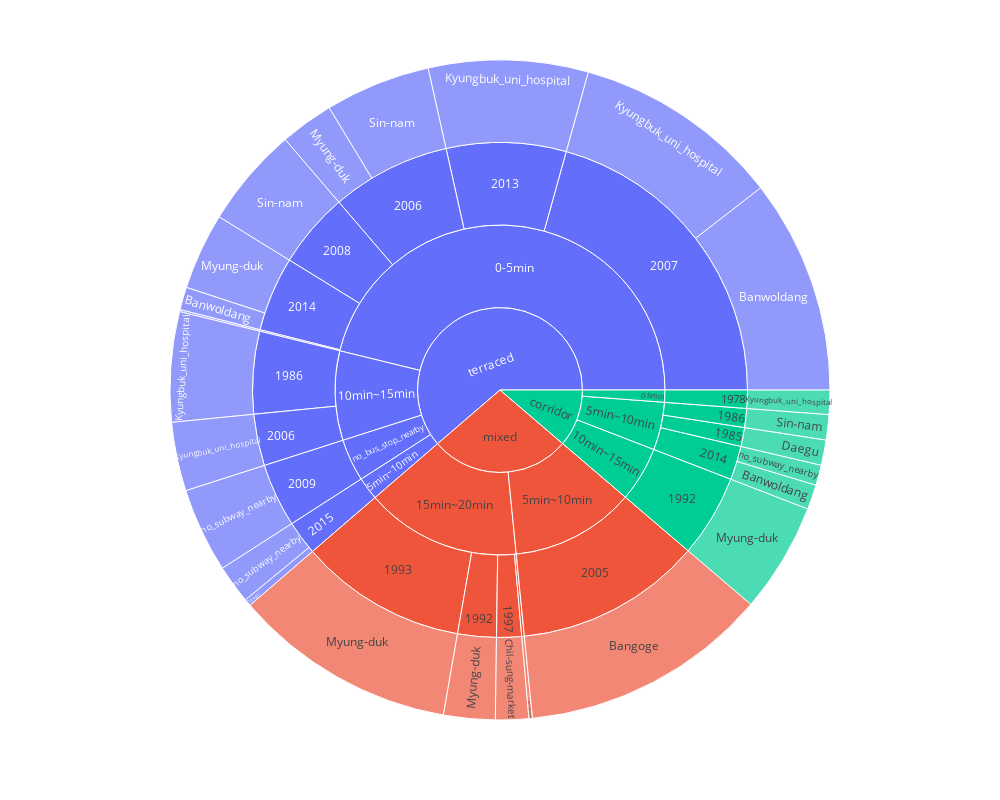

The notebook cell saved with this chart:
### Code cell
fig = px.sunburst(group1_reset, 
                  path=['HallwayType', 'TimeToSubway', 'YearBuilt', 'SubwayStation'], 
                  values='Jumlah')


fig.update_layout(
    autosize=False,
    width=1000,
    height=800,)

fig.show()

### Figure 1 — Plotly figure (JSON) as saved in the notebook; plotly's stock layout.template omitted (floating-point values rounded to 4 significant figures)
{"data": [{"branchvalues": "total", "domain": {"x": [0, 1], "y": [0, 1]}, "hovertemplate": "labels=%{label}<br>Jumlah=%{value}<br>parent=%{parent}<br>id=%{id}<extra></extra>", "ids": ["mixed/5min~10min/2005/Bangoge", "terraced/0-5min/2007/Banwoldang", "terraced/0-5min/2014/Banwoldang", "corridor/5min~10min/2014/Banwoldang", "mixed/15min~20min/1997/Chil-sung-market", "mixed/15min~20min/2003/Chil-sung-market", "corridor/5min~10min/1985/Daegu", "terraced/5min~10min/2015/Daegu", "corridor/0-5min/1978/Kyungbuk_uni_hospital", "terraced/10min~15min/1986/Kyungbuk_uni_hospital", "terraced/10min~15min/2006/Kyungbuk_uni_hospital", "terraced/0-5min/2007/Kyungbuk_uni_hospital", "terraced/0-5min/2013/Kyungbuk_uni_hospital", "terraced/0-5min/1980/Myung-duk", "corridor/10min~15min/1992/Myung-duk", "mixed/15min~20min/1992/Myung-duk", "mixed/15min~20min/1993/Myung-duk", "terraced/0-5min/2006/Myung-duk", "terraced/0-5min/2014/Myung-duk", "corridor/5min~10min/1986/Sin-nam", "terraced/0-5min/2006/Sin-nam", "terraced/0-5min/2008/Sin-nam", "terraced/no_bus_stop_nearby/2009/no_subway_nearby", "corridor/5min~10min/2014/no_subway_nearby", "terraced/5min~10min/2015/no_subway_nearby", "corridor/0-5min/1978", "terraced/0-5min/1980", "corridor/5min~10min/1985", "terraced/10min~15min/1986", "corridor/5min~10min/1986", "corridor/10min~15min/1992", "mixed/15min~20min/1992", "mixed/15min~20min/1993", "mixed/15min~20min/1997", "mixed/15min~20min/2003", "mixed/5min~10min/2005", "terraced/0-5min/2006", "terraced/10min~15min/2006", "terraced/0-5min/2007", "terraced/0-5min/2008", "terraced/no_bus_stop_nearby/2009", "terraced/0-5min/2013", "terraced/0-5min/2014", "corridor/5min~10min/2014", "terraced/5min~10min/2015", "corridor/0-5min", "terraced/0-5min", "corridor/10min~15min", "terraced/10min~15min", "mixed/15min~20min", "corridor/5min~10min", "mixed/5min~10min", "terraced/5min~10min", "terraced/no_bus_stop_nearby", "corridor", "mixed", "terraced"], "labels": ["Bangoge", "Banwoldang", "Banwoldang", "Banwoldang", "Chil-sung-market", "Chil-sung-market", "Daegu", "Daegu", "Kyungbuk_uni_hospital", "Kyungbuk_uni_hospital", "Kyungbuk_uni_hospital", "Kyungbuk_uni_hospital", "Kyungbuk_uni_hospital", "Myung-duk", "Myung-duk", "Myung-duk", "Myung-duk", "Myung-duk", "Myung-duk", "Sin-nam", "Sin-nam", "Sin-nam", "no_subway_nearby", "no_subway_nearby", "no_subway_nearby", "1978", "1980", "1985", "1986", "1986", "1992", "1992", "1993", "1997", "2003", "2005", "2006", "2006", "2007", "2008", "2009", "2013", "2014", "2014", "2015", "0-5min", "0-5min", "10min~15min", "10min~15min", "15min~20min", "5min~10min", "5min~10min", "5min~10min", "no_bus_stop_nearby", "corridor", "mixed", "terraced"], "name": "", "parents": ["mixed/5min~10min/2005", "terraced/0-5min/2007", "terraced/0-5min/2014", "corridor/5min~10min/2014", "mixed/15min~20min/1997", "mixed/15min~20min/2003", "corridor/5min~10min/1985", "terraced/5min~10min/2015", "corridor/0-5min/1978", "terraced/10min~15min/1986", "terraced/10min~15min/2006", "terraced/0-5min/2007", "terraced/0-5min/2013", "terraced/0-5min/1980", "corridor/10min~15min/1992", "mixed/15min~20min/1992", "mixed/15min~20min/1993", "terraced/0-5min/2006", "terraced/0-5min/2014", "corridor/5min~10min/1986", "terraced/0-5min/2006", "terraced/0-5min/2008", "terraced/no_bus_stop_nearby/2009", "corridor/5min~10min/2014", "terraced/5min~10min/2015", "corridor/0-5min", "terraced/0-5min", "corridor/5min~10min", "terraced/10min~15min", "corridor/5min~10min", "corridor/10min~15min", "mixed/15min~20min", "mixed/15min~20min", "mixed/15min~20min", "mixed/15min~20min", "mixed/5min~10min", "terraced/0-5min", "terraced/10min~15min", "terraced/0-5min", "terraced/0-5min", "terraced/no_bus_stop_nearby", "terraced/0-5min", "terraced/0-5min", "corridor/5min~10min", "terraced/5min~10min", "corridor", "terraced", "corridor", "terraced", "mixed", "corridor", "mixed", "terraced", "terraced", "", "", ""], "type": "sunburst", "values": [502, 433, 46, 50, 67, 7, 51, 14, 49, 222, 139, 420, 322, 4, 222, 104, 451, 108, 155, 51, 213, 203, 171, 41, 78, 49, 4, 51, 222, 51, 222, 104, 451, 67, 7, 502, 321, 139, 853, 203, 171, 322, 201, 91, 92, 49, 1904, 222, 361, 629, 193, 502, 92, 171, 464, 1131, 2528]}], "layout": {"autosize": false, "height": 800, "legend": {"tracegroupgap": 0}, "margin": {"t": 60}, "width": 1000}}
